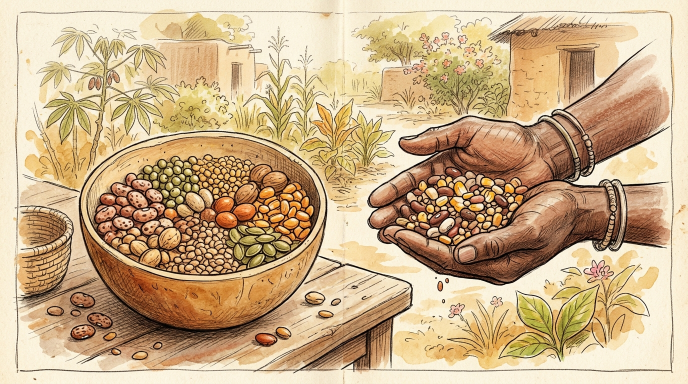
#> input picture assets/images/a1_cest_quoi_une_graine/page_01.jpg, 1376 x 768 px (shown at 1/2 size)
$ python -i generate_illustration.py   (imports and definitions only)
#> lines starting #> are read from the running program, lines starting #| are printed output that depends on the picture
#> further down, picture is the input picture: PIL image 1376x768 RGB; mean R, G, B 202.8, 175.3, 137.5
#!/usr/bin/env python3
"""
Outil consolidé de génération, correction et post-traitement d'illustrations
pour Campus Nakôbio (Maraîchage & Semences).

Modèle : google/gemini-3.1-flash-image via OpenRouter
Charte : Aquarelle botanique 16:9, papier crème chaud (#FBF5ED/#F8EDE4),
         encre sépia, zéro texte, zéro planche en bois, fondu blanc périphérique.
"""

import argparse
import base64
import io
import json
import os
import subprocess
import sys
import tempfile
import time
import urllib.error
import urllib.request
from PIL import Image, ImageFilter

MODEL = "google/gemini-3.1-flash-image"
OPENROUTER_URL = "https://openrouter.ai/api/v1/chat/completions"

PROMPT_PDF = (
    "Transforme ce schéma / cette slide agricole en une illustration chaleureuse à l'aquarelle botanique et à l'encre sépia au format paysage 16:9 (ratio 1.78, style planche d'atlas botanique traditionnel) : "
    "- FIDÉLITÉ TECHNIQUE : Reproduis fidèlement la mise en page, les éléments biologiques, l'anatomie des plantes, les racines, les coupes de sol, les outils et les flux pédagogiques de l'image source. "
    "- CONTEXTE & REPRÉSENTATION OUEST-AFRICAINE : Lorsque des personnes, agriculteurs, agricultrices ou mains apparaissent, représente d'authentiques personnes ouest-africaines aux traits du visage africains naturels, à la peau brun clair à brun chaud (lavis doux terre de Sienne / terre cuite) et aux vêtements ruraux pratiques, dans un environnement agricole ouest-africain / sahélien. "
    "- RÈGLE AGRONOMIQUE STRICTE NAKÔBIO : "
    "  * Les planches de culture permanentes sont en PLEINE TERRE VIVANTE et paillis organique directement au sol, séparées par de simples passe-pieds en terre ou paillés. "
    "  * INTERDICTION ABSOLUE : ne dessine JAMAIS de planches de bois, caissons en bois, coffrages, bordures en briques ou bacs surélevés. "
    "- PALETTE & PAPIER : "
    "  * Traits fins à l'encre sépia/foncée (#886951, #B08967) et hachures subtiles, lavis d'aquarelle transparents et organiques (vert olive/mousse patiné #9A9178, terre cuite #D3B591, sable ocre #E8D1B3, terre humifère). Jamais de vert fluo. "
    "  * Fond : papier aquarelle artisanal crème chaud (#FBF5ED, #F8EDE4) avec de douces auréoles de pigments et un grain visible — strictement AUCUN fond blanc numérique pur (#FFFFFF) façon autocollant au cœur du dessin. "
    "  * Les 4 bords extérieurs de l'illustration s'estompent doucement vers le blanc pur (#FFFFFF) en vignette aquarelle légère. "
    "- SUPPRESSION TOTALE DU TEXTE : Retire 100% des mots, lettres, étiquettes, chiffres, bandeaux, flèches annotées et encadrés de texte. Ne garde que le dessin pur."
)

PROMPT_TEXT = (
    "Illustration pédagogique lumineuse à l'aquarelle botanique et à l'encre sépia, au format paysage 16:9 (ratio 1.78), pour un manuel de formation agroécologique ouest-africain. "
    "- Technique : Traits fins à l'encre sépia/foncée (#886951, #B08967), hachures subtiles, lavis d'aquarelle transparents et organiques (vert olive/mousse patiné #9A9178, terre cuite #D3B591, sable ocre #E8D1B3, terre humifère). Jamais de couleurs fluo. "
    "- Contexte & représentation ouest-africaine : Lorsque des personnes, agriculteurs, agricultrices ou mains apparaissent, représenter d'authentiques personnes ouest-africaines aux traits du visage africains naturels, à la peau brun clair à brun chaud (lavis doux terre de Sienne / terre cuite) et aux vêtements ruraux pratiques, dans un environnement ouest-africain / sahélien. "
    "- Papier : Papier aquarelle artisanal crème chaud (#FBF5ED, #F8EDE4) avec de douces auréoles et du grain — strictement AUCUN fond blanc numérique pur (#FFFFFF) au centre. Les 4 bords extérieurs s'estompent doucement vers le blanc (#FFFFFF). "
    "- Règle agronomique : Les planches de culture sont en pleine terre vivante paillée directement au sol avec des passe-pieds en terre — JAMAIS de planches de bois, caissons en bois ou briques. "
    "- RÈGLE STRICTE ZÉRO TEXTE : AUCUN TEXTE, aucune lettre, aucun mot, aucun chiffre, aucune étiquette ni légende. Uniquement le dessin pur."
)

PROMPT_EDIT = (
    "Modifie cette illustration à l'aquarelle botanique en préservant exactement son style aquarelle artisanal chaud "
    "(papier crème #FBF5ED/#F8EDE4, traits d'encre sépia #886951, palette terreuse et vert olive doux #9A9178/#D3B591/#E8D1B3), "
    "sa composition paysage 16:9, ses bords fondus vers le blanc et la règle zéro texte. "
    "Garde tous les autres éléments inchangés. STRICTEMENT ZÉRO TEXTE, ZÉRO PLANCHE DE BOIS OU CAISSON."
)


# [11 lines left out: function load_api_key, not called in this run]


def apply_smoothstep_white_fade(img, margin_x=65, margin_y=45):
    """Applique un fondu périphérique doux (smoothstep) vers #FFFFFF sur les 4 bords."""
#> called with margin_x = 65, margin_y = 45
    img = img.convert("RGB")
    w, h = img.size
#> w = 1376; h = 768
    pixels = []
    w_thresh = w - 1 - margin_x
#> w_thresh = 1310
    h_thresh = h - 1 - margin_y
#> h_thresh = 722
    for y in range(h):
        fy = y / float(margin_y) if y < margin_y else ((h - 1 - y) / float(margin_y) if y > h_thresh else 1.0)
        for x in range(w):
            fx = x / float(margin_x) if x < margin_x else ((w - 1 - x) / float(margin_x) if x > w_thresh else 1.0)
            f = min(fx, fy)
            if fx < 1.0 and fy < 1.0:
                dx, dy = 1.0 - fx, 1.0 - fy
                dist = (dx * dx + dy * dy) ** 0.5
                f = 0.0 if dist >= 1.0 else min(f, 1.0 - dist)
            f_smooth = f * f * (3.0 - 2.0 * f)
            pixels.append(int(round(255.0 * f_smooth)))
    mask = Image.new("L", (w, h))
#> mask: PIL image 1376x768 L; every value is 0
    mask.putdata(pixels)
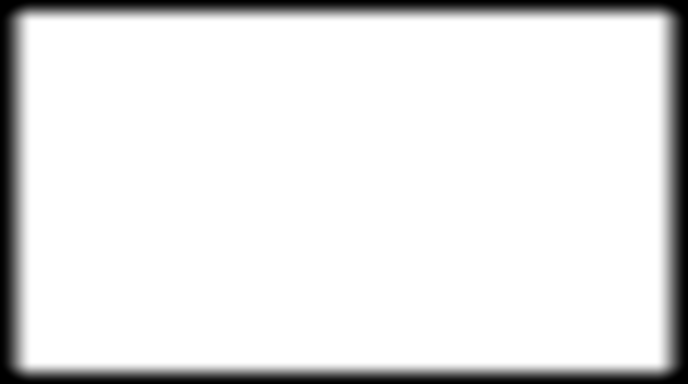
#> mask: PIL image 1376x768 L (shown at 1/2 size); min 0, max 255, mean 228.2
    mask = mask.filter(ImageFilter.GaussianBlur(radius=2))
    white = Image.new("RGB", (w, h), (255, 255, 255))
#> white: PIL image 1376x768 RGB; every value is 255
    return Image.composite(img, white, mask)
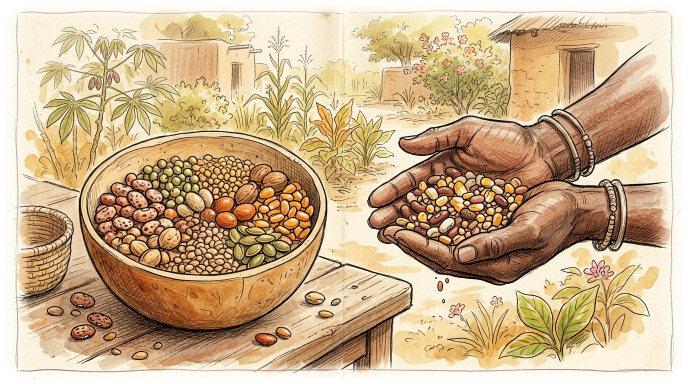
#> returned value: PIL image 1376x768 RGB (shown at 1/2 size); mean R, G, B 203.9, 177.5, 142.3


# [126 lines left out: functions render_pdf_page, image_to_b64_png, call_openrouter, save_atomic_jpeg, main, not called in this run]


# [2 lines not run here, left out]

>>> from PIL import Image
>>> picture = Image.open('../../../../assets/images/a1_cest_quoi_une_graine/page_01.jpg')
>>> result = apply_smoothstep_white_fade(picture)

$ run again, on assets/images/b14_carotte/page_02.jpg
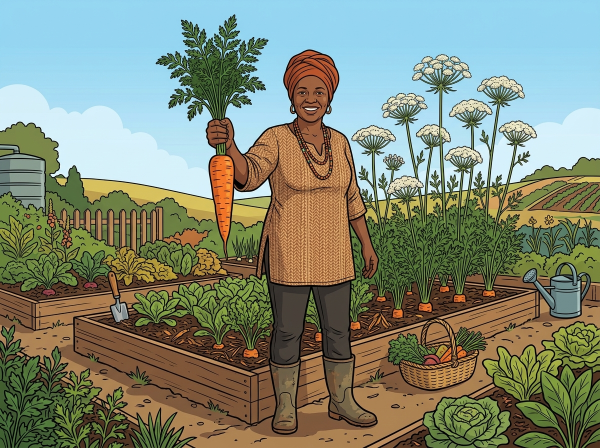
#> input picture assets/images/b14_carotte/page_02.jpg, 1200 x 896 px (shown at 1/2 size)
#> picture is the input picture: PIL image 1200x896 RGB; mean R, G, B 128, 135.7, 116.5
#> in apply_smoothstep_white_fade, `mask.putdata(pixels)`:
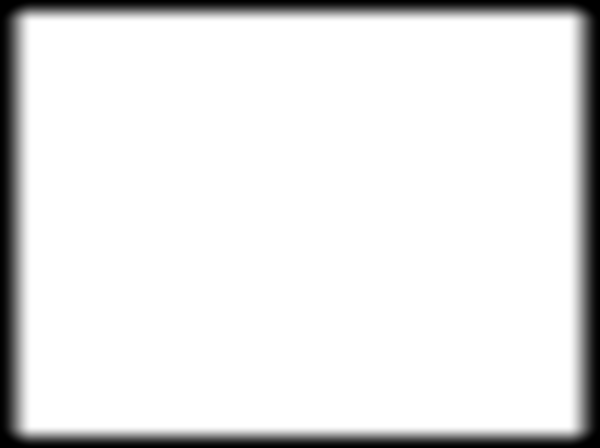
#> mask: PIL image 1200x896 L (shown at 1/2 size); min 0, max 255, mean 228.6
#> white: PIL image 1200x896 RGB; every value is 255
#> in apply_smoothstep_white_fade, `return Image.composite(img, white, mask)`:
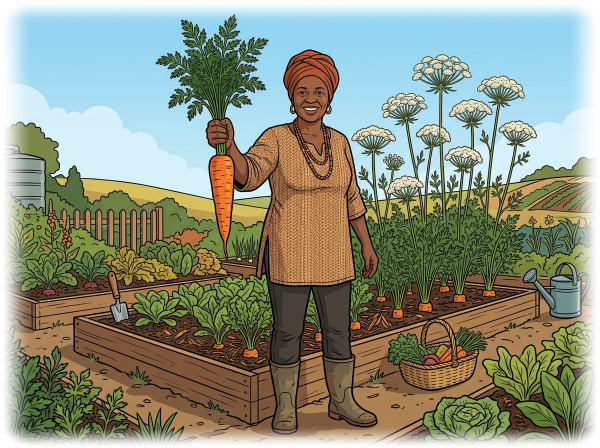
#> returned value: PIL image 1200x896 RGB (shown at 1/2 size); mean R, G, B 141.7, 146.9, 129.1
